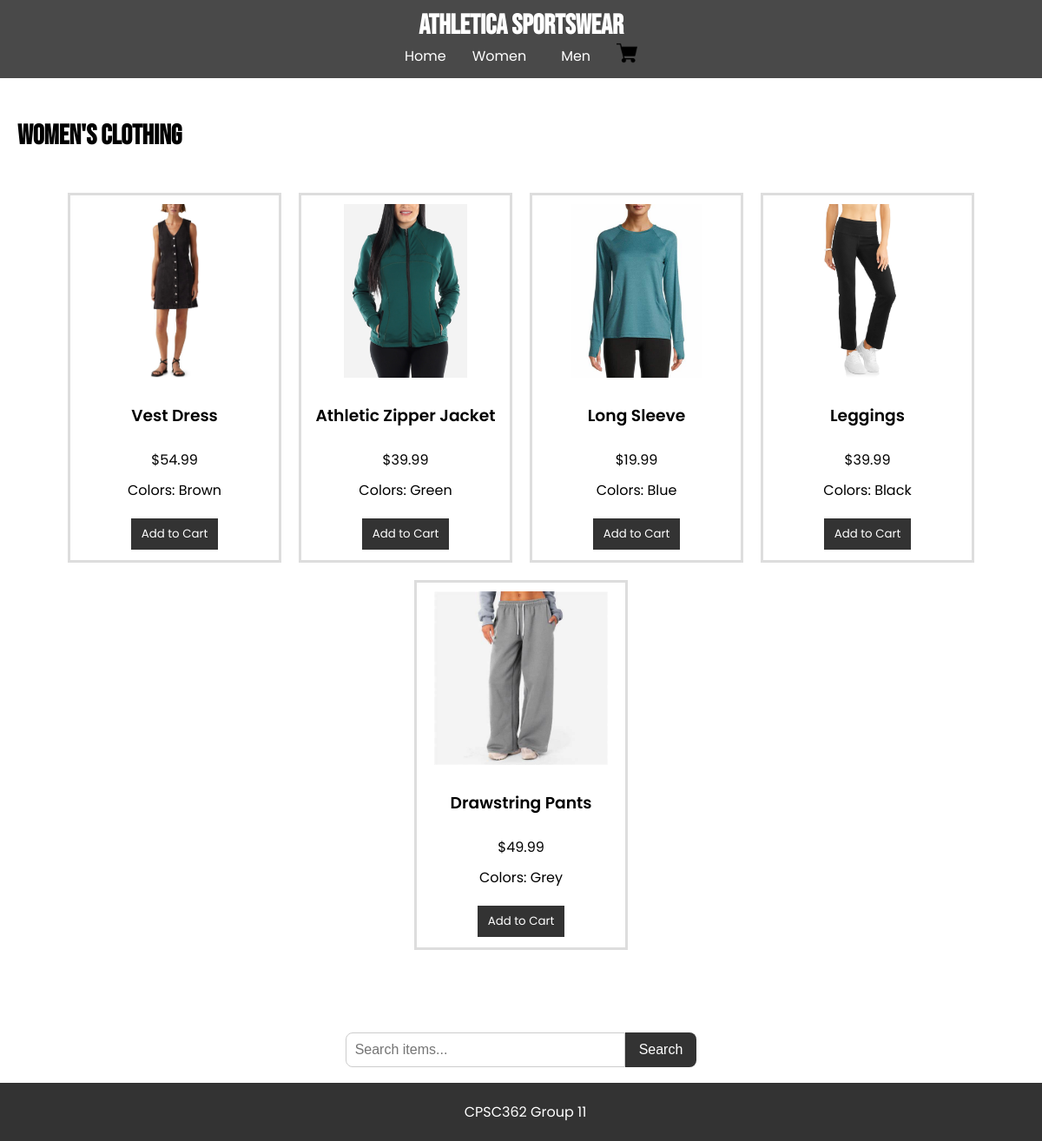
/women/clothing, run on an earlier commit of the app's database.
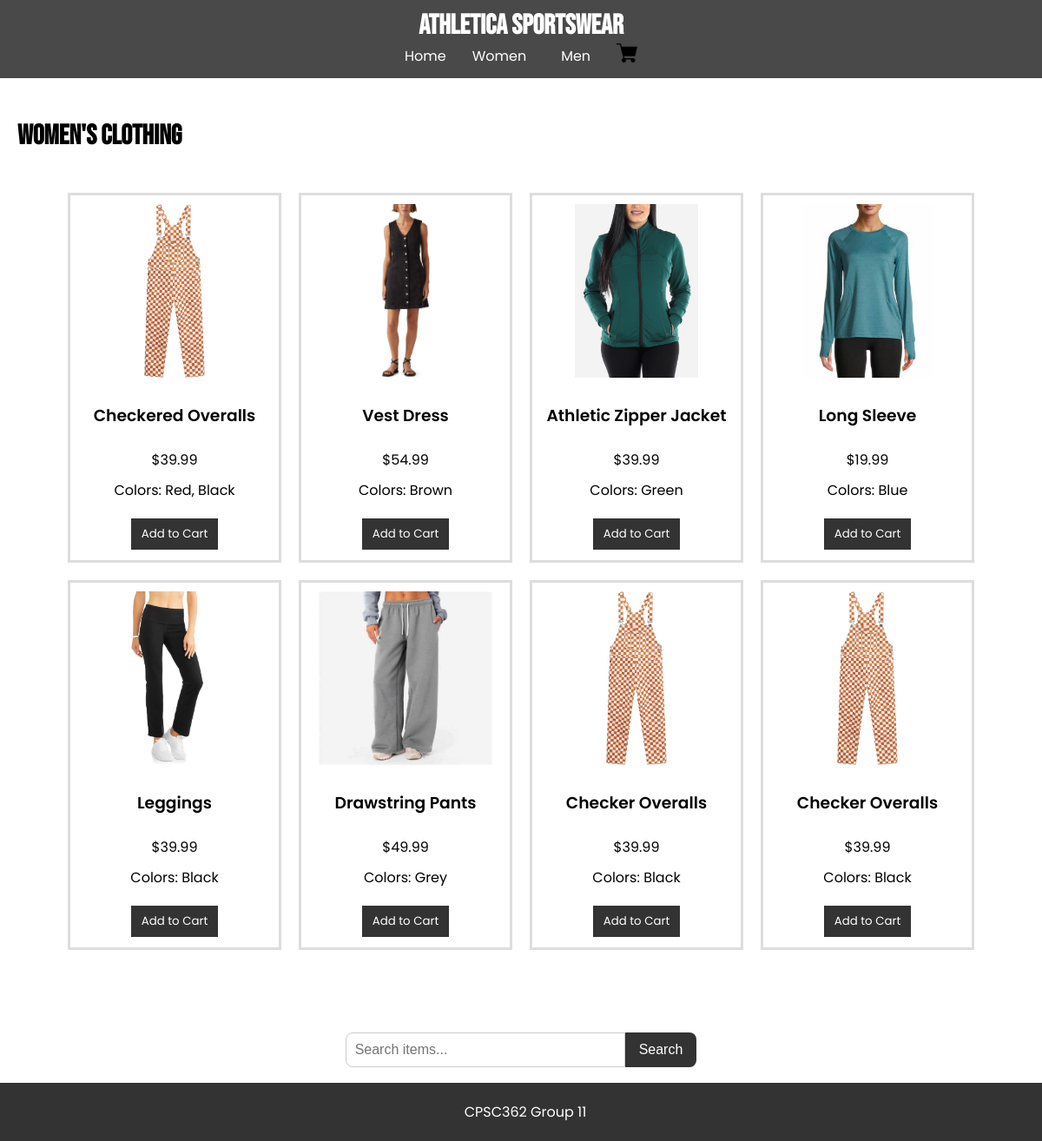
And on a later commit of the database.
### tables this page shows
CREATE TABLE items
                    (id TEXT PRIMARY KEY,
                    name TEXT NOT NULL,
                    category TEXT NOT NULL,
                    subcategory TEXT NOT NULL,
                    price REAL NOT NULL,
                    image TEXT,
                    color TEXT);

### app.py (the view)
@app.route('/women/clothing')
def women_clothing():
    with sqlite3.connect(DB_PATH) as con:
        cur = con.cursor()
        cur.execute("SELECT * FROM items WHERE category = 'Women' AND subcategory = 'Clothing'")
        items = cur.fetchall()
    return render_template("women_clothing.html", items=items)

### templates/women_clothing.html (shortened to what this page needs)
{% extends "base.html" %}
{% block content %}
    <h2>Women's Clothing</h2>
    <div class="items">
        {% for item in items %}
            <div class="item">
                <img src="{{ url_for('static', filename='images/' + item[5]) }}" alt="{{ item[1] }}">
                <h3>{{ item[1] }}</h3>
                <p>${{ "%.2f" % item[4] }}</p>
                <p class="colors">Colors: {{ item[6] }}</p>
                <form method="POST" action="{{ url_for('add_to_cart') }}">
                    <button type="submit" class="add-to-cart">Add to Cart</button>
                </form>
            </div>
        {% else %}
            <p>No items found.</p>
        {% endfor %}
    </div>
{% endblock %}

What changed in the data, as far as the page shows it:
added items: image (picture), name "Checkered Overalls", price "39.99", color "Red, Black"
now on this page (row edited): items: image (picture), name "Checker Overalls", price "39.99", color "Black"
now on this page (row edited): items: image (picture), name "Checker Overalls", price "39.99", color "Black"
